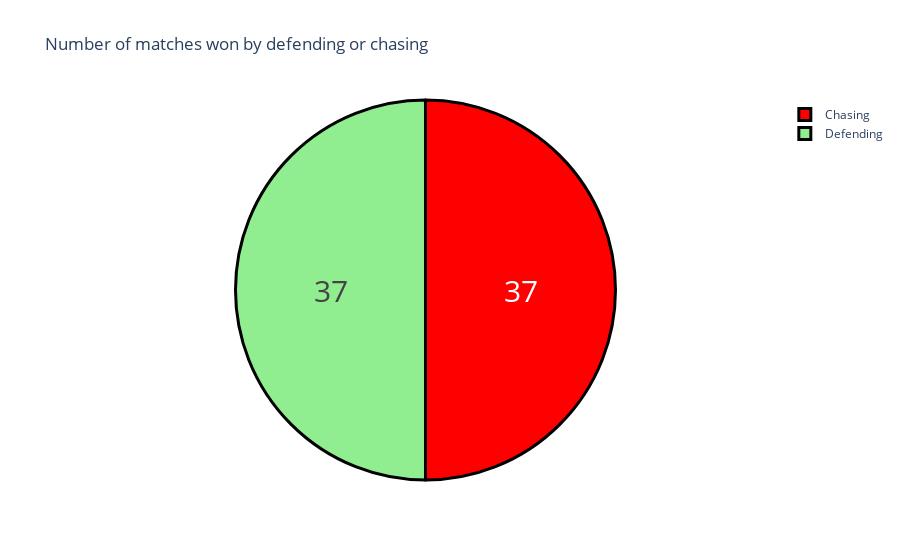

The notebook cell this image was saved under:
### Markdown cell above
Number of matches won by defending and chessing

### Code cell
data['won_by']=data['won_by'].map({'Wickets':'Chasing',
                                  'Runs': 'Defending'})

won_by = data["won_by"].value_counts()
label = won_by.index
counts  = won_by.values
colors = ['red','lightgreen']

fig = go.Figure(data = [go.Pie(labels= label,values = counts)])
fig.update_layout(title_text="Number of matches won by defending or chasing")
fig.update_traces(hoverinfo = 'label+percent',textinfo='value',textfont_size=30,marker = dict(colors = colors,line = dict(color='black',width = 3)))

### Figure 1 — Plotly figure (JSON) as saved in the notebook; plotly's stock layout.template omitted (floating-point values rounded to 4 significant figures)
{"data": [{"hoverinfo": "label+percent", "labels": ["Chasing", "Defending"], "marker": {"colors": ["red", "lightgreen"], "line": {"color": "black", "width": 3}}, "textfont": {"size": 30}, "textinfo": "value", "type": "pie", "values": [37, 37]}], "layout": {"autosize": true, "title": {"text": "Number of matches won by defending or chasing"}}}
